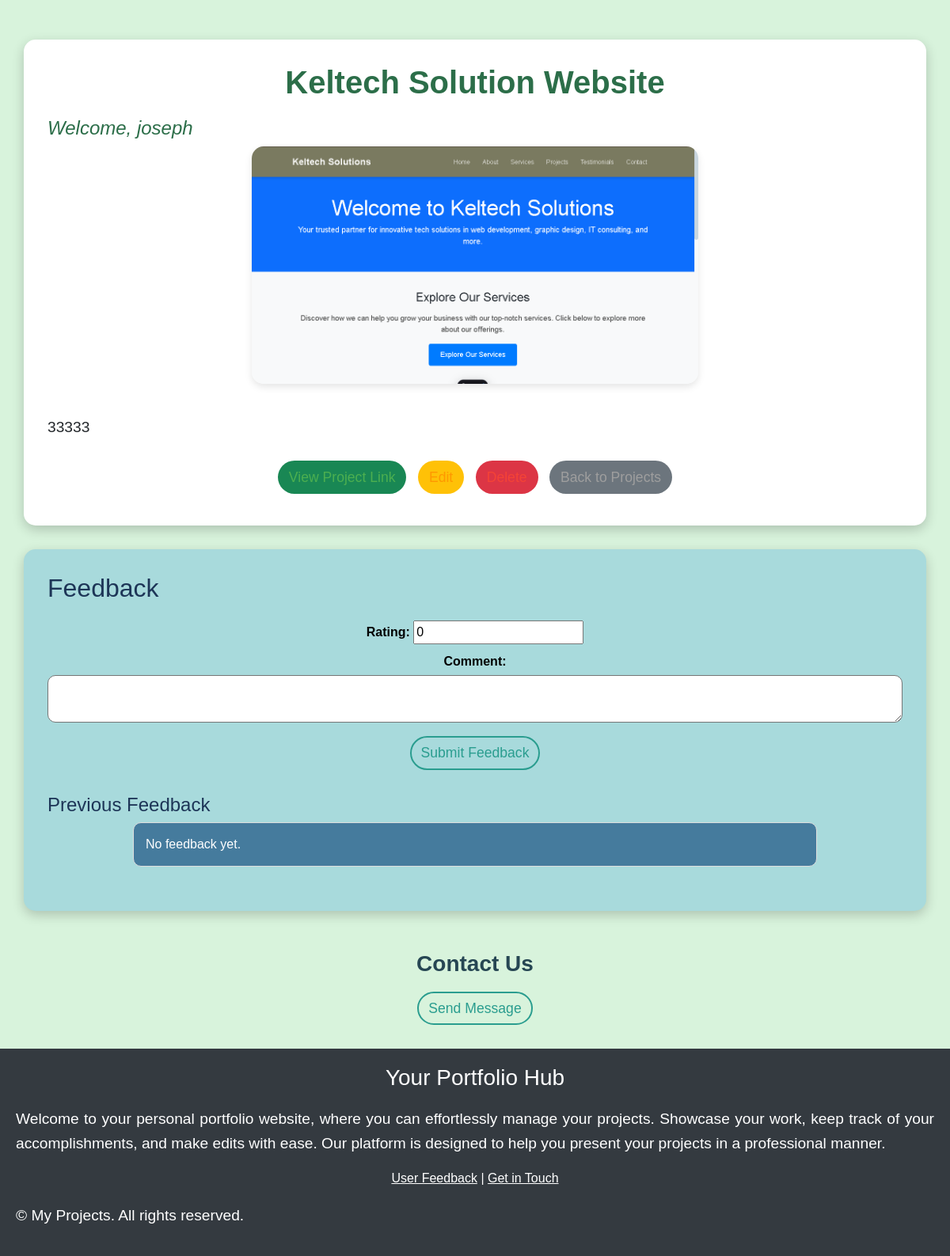
The app's page /project/2/ (signed in), older data.
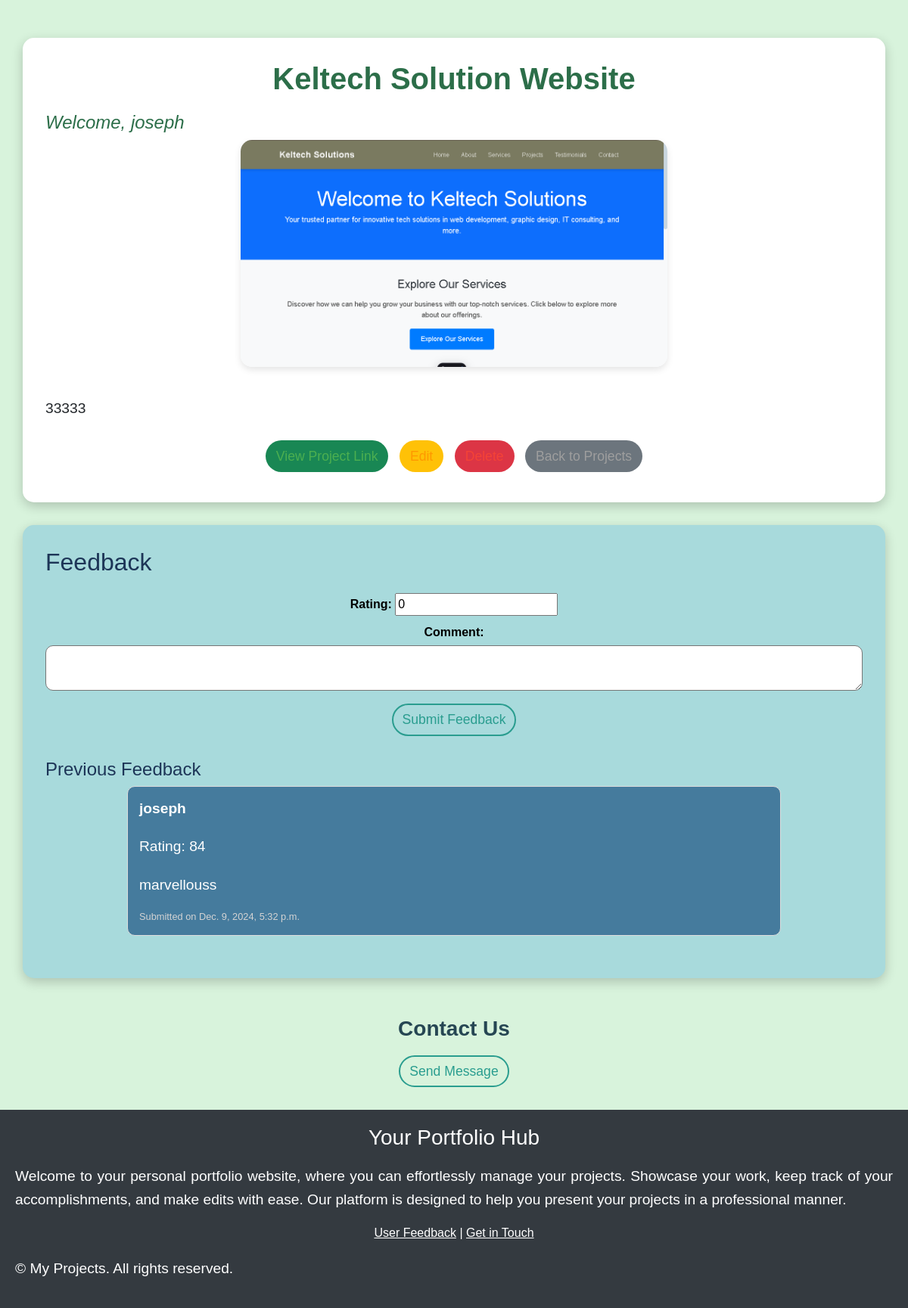
The same page, newer data.
### portfolio/models.py (models this page shows, shortened)
class Feedback(models.Model):
    project = models.ForeignKey(Project, on_delete=models.CASCADE, related_name='feedbacks')
    user = models.ForeignKey(settings.AUTH_USER_MODEL, on_delete=models.SET_NULL, null=True, blank=True)
    rating = models.IntegerField(default=0)  # Rating out of 5
    comment = models.TextField()
    created_at = models.DateTimeField(auto_now_add=True)

### accounts/models.py (models this page shows)
class CustomUser(AbstractUser):
    bio = models.TextField(null=True, blank=True)
    test = models.TextField(null=True, blank=True)
    '''
     null
       definition : the column will store records as NULL if no input is given
       usage : applies to the database layer
       default: False
     blank
       definition : if you want to allow empty values when submitting the form
       usage : if you want to allow empty values when submitting the form

    '''

### portfolio/views.py (the view)
# urls.py: path('project/<int:pk>/', project_detail, name='project_detail'),
@login_required  # Ensures the user is logged in
def project_detail(request, pk):
    project = get_object_or_404(Project, pk=pk, user=request.user)  # Ensure user owns the project
    feedbacks = project.feedbacks.all()  # Get all feedback related to the project
    if request.method == 'POST':
        feedback_form = FeedbackForm(request.POST)
        if feedback_form.is_valid():
            feedback = feedback_form.save(commit=False)
            feedback.project = project
            feedback.user = request.user  # Set user if logged in
            feedback.save()
            messages.success(request, 'Your feedback has been submitted!')
            return redirect('portfolio:project_detail', pk=project.pk)
    else:
        feedback_form = FeedbackForm()
    return render(request, 'portfolio/project_detail.html', {
        'project': project,
        'feedbacks': feedbacks,
        'feedback_form': feedback_form,
    })

### portfolio/forms.py
class FeedbackForm(forms.ModelForm):
    class Meta:
        model = Feedback
        fields = ['rating', 'comment']
        widgets = {
            'comment': forms.Textarea(attrs={'rows': 4}),
        }

### portfolio/templates/portfolio/project_detail.html (shortened to what this page needs)
{% load static %}
<!DOCTYPE html>
<html lang="en">
<head>
    <link rel="stylesheet" href="{% static 'bootstrap.min.css' %}">
</head>
<body>
<div class="container">
    <h1 class="text-center">{{ project.title }}</h1>
    <h4>Welcome, {{ user.username }}</h4>
    <div class="text-center">
        <img src="{{ project.image.url }}" class="img-fluid" alt="{{ project.title }}">
    </div>
    <p>{{ project.description }}</p>
    <div class="text-center">
        <a href="{{ project.link }}" class="btn btn-success">View Project Link</a>
        <a href="{% url 'portfolio:project_edit' project.pk %}" class="btn btn-warning">Edit</a>
        <a href="{% url 'portfolio:project_delete' project.pk %}" class="btn btn-danger">Delete</a>
        <a href="{% url 'portfolio:project_list' %}" class="btn btn-secondary">Back to Projects</a>
    </div>
</div>
<div class="container feedback-section" id="feedback">
    <h2>Feedback</h2>
    <form method="post" class="feedback-form">
        <label for="id_rating">Rating:</label>
        {{ feedback_form.rating }}
        <br>
        <label for="id_comment">Comment:</label>
        {{ feedback_form.comment }}
        <button type="submit" class="btn btn-primary">Submit Feedback</button>
    </form>
    <h3>Previous Feedback</h3>
    <ul class="feedback-list">
        {% for feedback in feedbacks %}
            <li>
                <strong>
                    {% if feedback.user %}
                        {{ feedback.user.username }}
                    {% else %}
                        Anonymous
                    {% endif %}
                </strong>
                <p>Rating: {{ feedback.rating }}</p>
                <p>{{ feedback.comment }}</p>
                <small>Submitted on {{ feedback.created_at }}</small>
            </li>
        {% empty %}
            <li>No feedback yet.</li>
        {% endfor %}
    </ul>
</div>
<div class="contact-section" id="contact">
    <h3>Contact Us</h3>
    <form method="post" action="{% url 'portfolio:contact' project.id %}">
        <button type="submit" class="btn btn-primary">Send Message</button>
    </form>
</div>
<footer>
    <div class="footer-content" style="background-color: #343a40; color: white; padding: 20px; text-align: center;">
        <h3>Your Portfolio Hub</h3>
        <p>Welcome to your personal portfolio website, where you can effortlessly manage your projects. Showcase your work, keep track of your accomplishments, and make edits with ease. Our platform is designed to help you present your projects in a professional manner.</p>
        <div class="footer-links" style="margin: 10px 0;">
            <a href="#feedback" style="color: white;">User Feedback</a> |
            <a href="#contact" style="color: white;">Get in Touch</a>
        </div>
        <div class="footer-bottom" style="margin-top: 15px 0;">
            <p>&copy; My Projects. All rights reserved.</p>
        </div>
    </div>
</footer>
</body>
</html>

Row changes from the older to the newer data that the page shows:
added Feedback: user.username "joseph", rating "84", comment "marvellouss", created_at "Dec. 9, 2024, 5:32 p.m."
Text that changed along with them:
text no longer shown: "No feedback yet."
